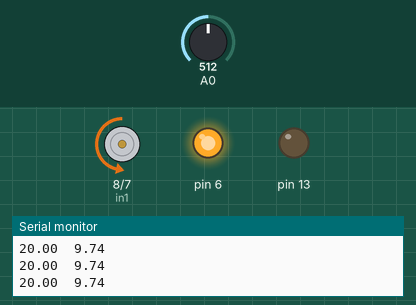
Recording of a sketch running on a simulated Arduino Uno, built with avr-gcc and run on an emulated ATmega328P. Shown: motor-driver pin pairs drawn as motors (green arrow = first pin HIGH = forward, orange = second pin HIGH = backward, longer = more drive, scaled by the enable pin), output pins drawn as LEDs (lit = HIGH), the last lines printed to the serial monitor. Inputs (shaded band) come from the test bench; at power-on: A0 = 512.

Above: at 1.2 s.
1.3 s: A0 set to 68
At 1.8 s:
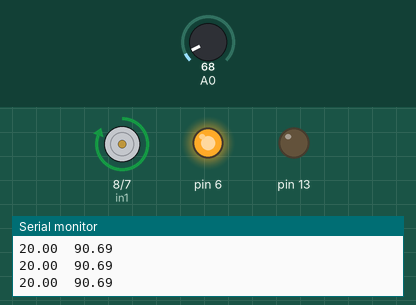
2.8 s: A0 set to 56
5.8 s: A0 set to 306
At 7.5 s:
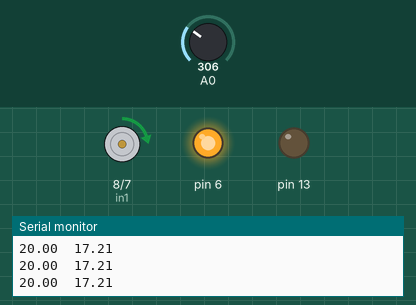
8.7 s: A0 set to 716
11.7 s: A0 set to 0
Timing chart, 0 to 14.2 s (numbered marks = the images above; inputs shaded):
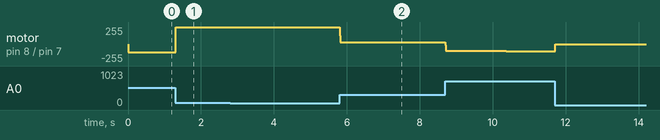

The sketch:

SenWPID.ino
```cpp
/* Ejercicio de medicion del sensor de distancia*/
/*Con promedio y distancia*/

// Motor A

int enA = 9;
int in1 = 8;
int in2 = 7;


// Motor B

int enB = 3;
int in3 = 5;
int in4 = 4;


void setup() {
  // Comunicación serial a 9600 bits/s
  Serial.begin(9600);
  pinMode(13, OUTPUT);
  pinMode(enA, OUTPUT);
  pinMode(in1, OUTPUT);
  pinMode(in2, OUTPUT);
  pinMode(6, OUTPUT);
  digitalWrite(6,HIGH);
  Serial.println("Referencia\tDistancia");
}

double lastTime = 0;
float errIntegral = 0;
float dErr = 0;
float eant = 0;
int PID;
int absPID;
int PID_PWM;

//REFERENCIA
float Referencia = 20;

//GANANCIAS
float Kp = 12;
float Ki = (0.1)*1.6;
float Kd = (0.15)*1.5;


void loop() {

  long tiempo=millis(); //tiempo antes de iniciar la lectura
  float D_cm=distancia(25); //lectura de distancia
  tiempo=millis()-tiempo; //milisegundos que duró la lectura
//  Serial.print("Tiempo de lectura: ");
//  Serial.print(tiempo);
//  Serial.print("ms  Distancia: ");

//  Serial.print(D_cm);
//  Serial.println("  cm");


  //MEDICION DE LA DISTANCIA
  //D_cm=distancia(10);

  //CALCULO DEL ERROR
  float error = Referencia - D_cm;
//  Serial.println("Error: ");
//  Serial.println(error);

  //DEFINICIÓN DEL TIEMPO
  unsigned long now = millis();
  double timeChange = (double) (now - lastTime);

  //CALCULO DE LA INTEGRAL DEL ERROR
  errIntegral += (error * (timeChange * 0.001));

  //CALCULO DE LA DERIVADA DEL ERROR
  dErr = (error - eant) / (timeChange);

  //CALCULO DEL PID
  PID = (Kp * error) + (Ki * errIntegral) + (Kd * dErr);

  //SATURACION DEL PID
  if (PID > 255) {
    PID = 255;
  }
  if (PID < - 255) {
    PID = - 255;
  }

  //MAGNITUD DEL PID
  absPID = abs (PID);

  //MAPEO DEL VALOR DEL PID A SEÑAL DE PWM DE 0 a 255
  PID_PWM = map(absPID, 0, 255, 0, 255);

  //SIGNO DEL PID PARA SENTIDO DE GIRO

  if (PID < 0) {
    digitalWrite(in1, HIGH);
    digitalWrite(in2, LOW);
    analogWrite(enA, PID_PWM);
    //digitalWrite(in3, LOW);
    //digitalWrite(in4, HIGH);
    //analogWrite(enB, 0.97*PID_PWM);
  }

  if (PID >= 0) {
    digitalWrite(in1, LOW);
    digitalWrite(in2, HIGH);
    analogWrite(enA, PID_PWM);
    //digitalWrite(in3, HIGH);
    //digitalWrite(in4, LOW);
    //analogWrite(enB, 0.97*PID_PWM);
  }

  //MEMORIA DE VARIABLES
  eant = error;
  lastTime = now;


  Serial.print(Referencia);
  Serial.print("\t");
  Serial.println(D_cm);
  delay(1);
}

float distancia(int n)
{
  long suma=0;
  for(int i=0;i<n;i++)
  {
    suma=suma+analogRead(A0);
  }
  float adc=suma/n;
  float distancia_cm = 9608.2851 * pow(adc, -1.1051);
  return(distancia_cm);
}
```

Measured:
- after the input at 5.8 s, motor on pin 8 (in1) / pin 7 (in2): forward 255/255 → forward 25/255 at once, → forward 24/255 1.4 s later
